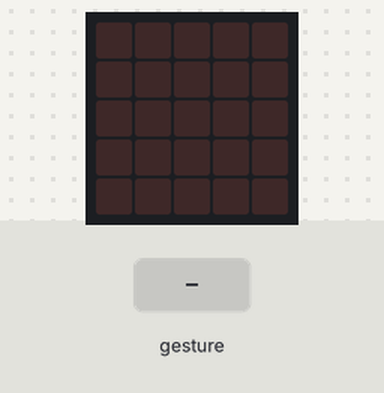
This program was run on a simulated BBC micro:bit (MakeCode). Parts: the board's 5×5 LED display. The inputs (shaded band) are chosen by the test bench. A tilt is held for 1.5 s and a shake lasts 1 s, then the board lies face up again.

Above: at 1.2 s.
1.3 s: gesture 'tilt left'
At 2.4 s:
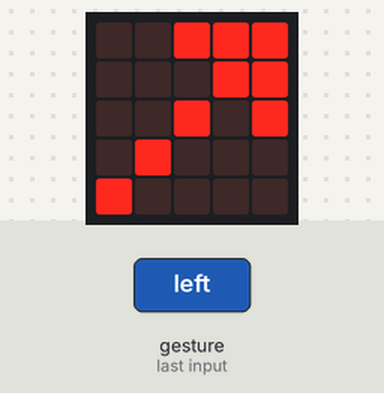
At 6.6 s:
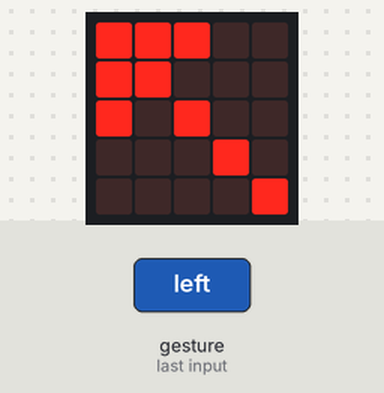
7.1 s: gesture 'tilt right'
At 12.4 s:
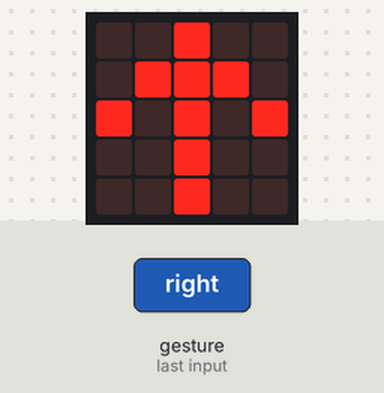
Timing chart, 0 to 13.9 s (numbered marks = the images above; inputs shaded):
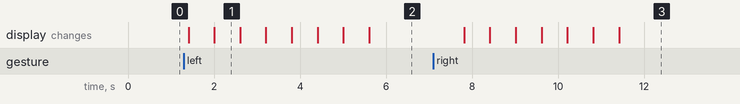

Measured:
- after the input at 1.3 s, the display: first changes after 0.11 s (image 1 shows a later state)
- after the input at 7.1 s, the display: first changes after 0.71 s (image 3 shows a later state)
- what the display in image 1 shows lasts 0.6 s, from 2.0 s to 2.6 s

The program:

main.ts
```typescript
function biratu_eskuina () {
    basic.showArrow(ArrowNames.North)
    basic.showArrow(ArrowNames.NorthEast)
    basic.showArrow(ArrowNames.East)
    basic.showArrow(ArrowNames.SouthEast)
    basic.showArrow(ArrowNames.South)
    basic.showArrow(ArrowNames.SouthWest)
    basic.showArrow(ArrowNames.West)
    basic.showArrow(ArrowNames.NorthWest)
}
function biratu_ezkerra () {
    basic.showArrow(ArrowNames.NorthWest)
    basic.showArrow(ArrowNames.West)
    basic.showArrow(ArrowNames.SouthWest)
    basic.showArrow(ArrowNames.South)
    basic.showArrow(ArrowNames.SouthEast)
    basic.showArrow(ArrowNames.East)
    basic.showArrow(ArrowNames.NorthEast)
    basic.showArrow(ArrowNames.North)
}
basic.forever(function () {
    if (input.isGesture(Gesture.TiltLeft)) {
        biratu_eskuina()
    }
    if (input.isGesture(Gesture.TiltRight)) {
        biratu_ezkerra()
    }
})
```

test.ts
```typescript
// aquí va el archivo "tests"; esto no se compilará cuando este paquete se utilice como una extensión.
```
